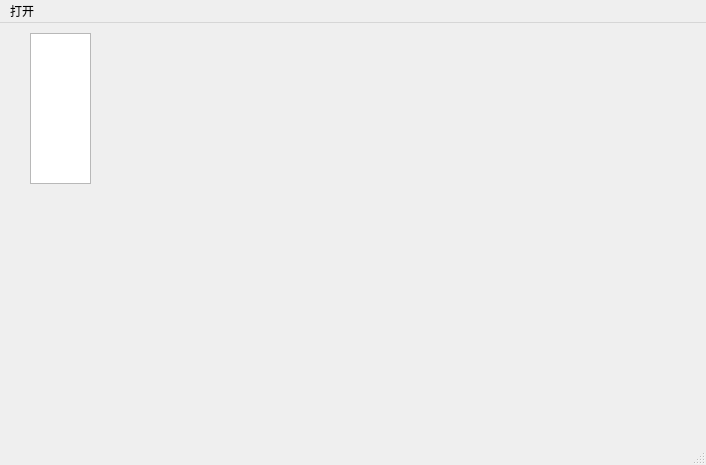
<?xml version="1.0" encoding="UTF-8"?>
<ui version="4.0">
 <class>MainWindow</class>
 <widget class="QMainWindow" name="MainWindow">
  <property name="geometry">
   <rect>
    <x>0</x>
    <y>0</y>
    <width>706</width>
    <height>465</height>
   </rect>
  </property>
  <property name="windowTitle">
   <string>MainWindow</string>
  </property>
  <widget class="QWidget" name="centralwidget">
   <widget class="QListView" name="listView_mzml">
    <property name="geometry">
     <rect>
      <x>30</x>
      <y>10</y>
      <width>61</width>
      <height>151</height>
     </rect>
    </property>
   </widget>
  </widget>
  <widget class="QMenuBar" name="menubar">
   <property name="geometry">
    <rect>
     <x>0</x>
     <y>0</y>
     <width>706</width>
     <height>22</height>
    </rect>
   </property>
   <widget class="QMenu" name="menu">
    <property name="title">
     <string>打开</string>
    </property>
    <addaction name="open_mzml_file"/>
   </widget>
   <addaction name="menu"/>
  </widget>
  <widget class="QStatusBar" name="statusbar"/>
  <action name="open_mzml_file">
   <property name="text">
    <string>打开.mzml文件</string>
   </property>
  </action>
 </widget>
 <resources/>
 <connections/>
</ui>
